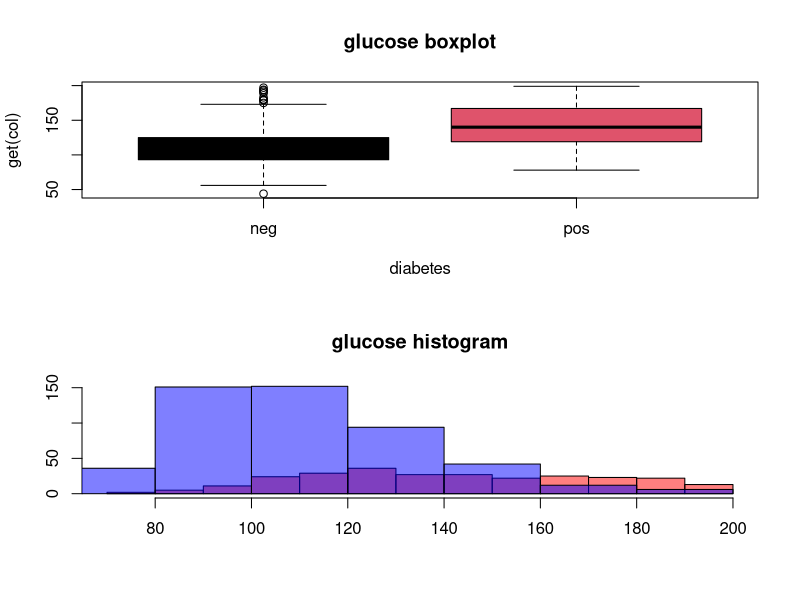
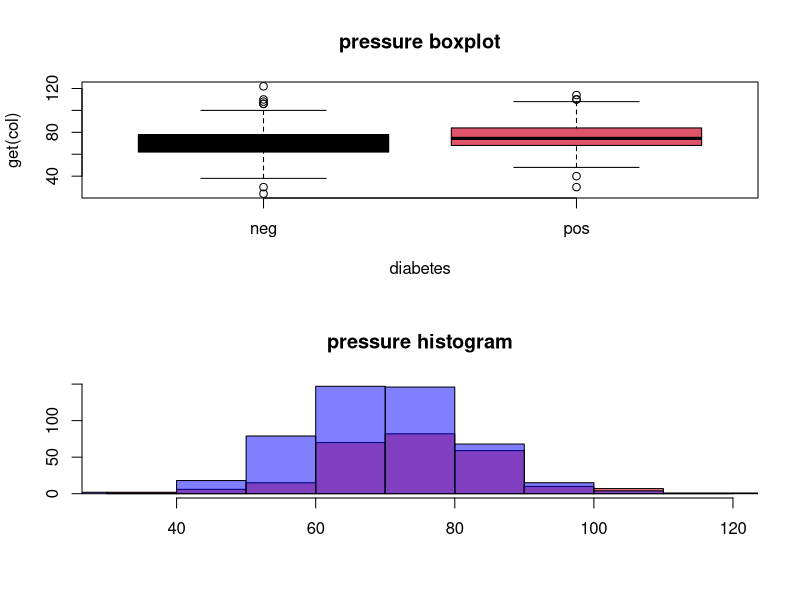
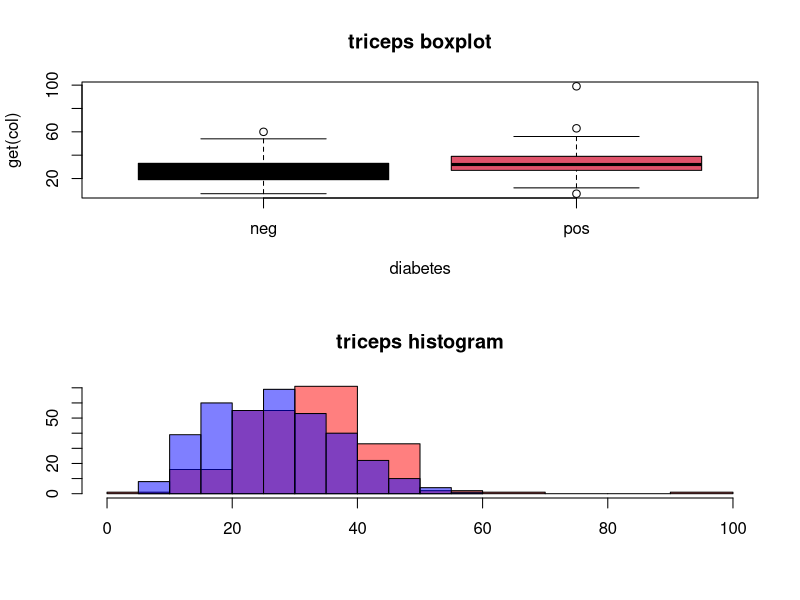
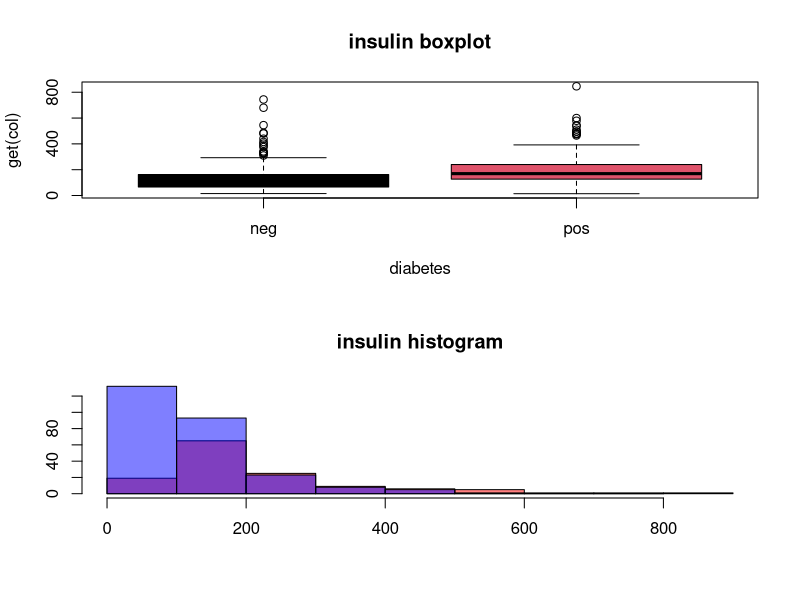
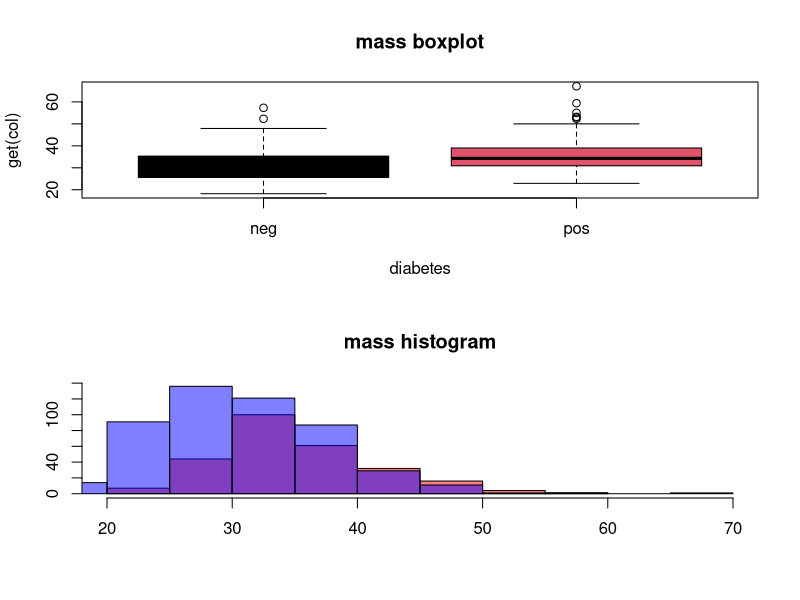
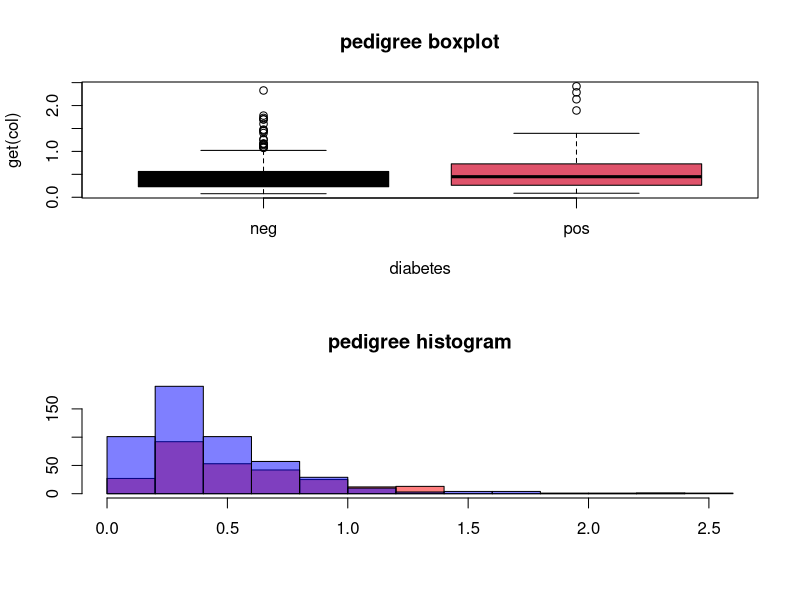
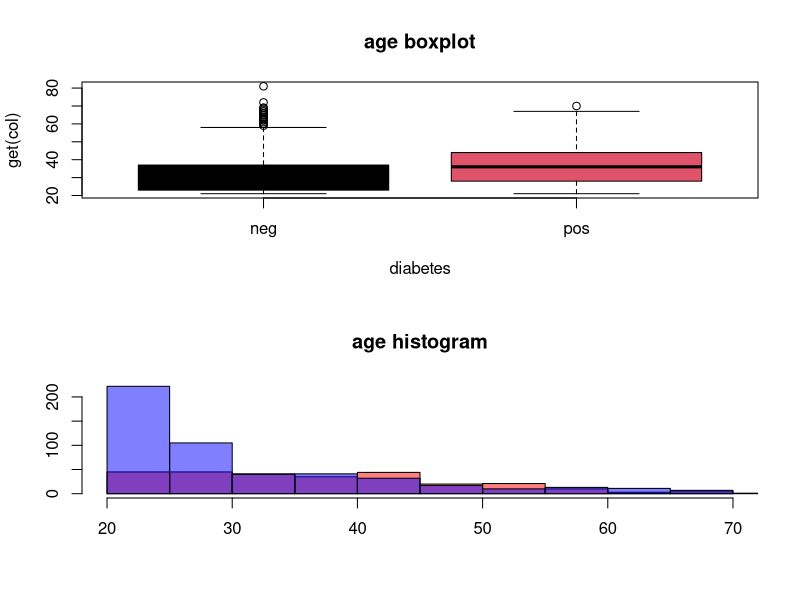

These charts were generated, in order, by the following R code:
pima <- read.csv('./data/pima2.csv', header = T)
par(mfrow = c(2, 1))
for (col in c('glucose', 'pressure', 'triceps', 'insulin', 'mass', 'pedigree', 'age')) {
    boxplot(get(col) ~ diabetes, data = pima, main = paste0(col, ' boxplot'), col = 1:2)
    hist_pos <- hist(pima[[col]][pima$diabetes == 'pos'], plot = F)
    hist_neg <- hist(pima[[col]][pima$diabetes == 'neg'], plot = F)
    plot(hist_pos,
         col = adjustcolor("red", alpha = 0.5),
         ann = FALSE,
         ylim = c(0, max(hist_pos$counts, hist_neg$counts)))
    plot(hist_neg,
         col = adjustcolor("blue", alpha = 0.5),
         add = TRUE,
         ylim = c(0, max(hist_pos$counts, hist_neg$counts)))
    title(main = paste0(col, ' histogram'))
}
